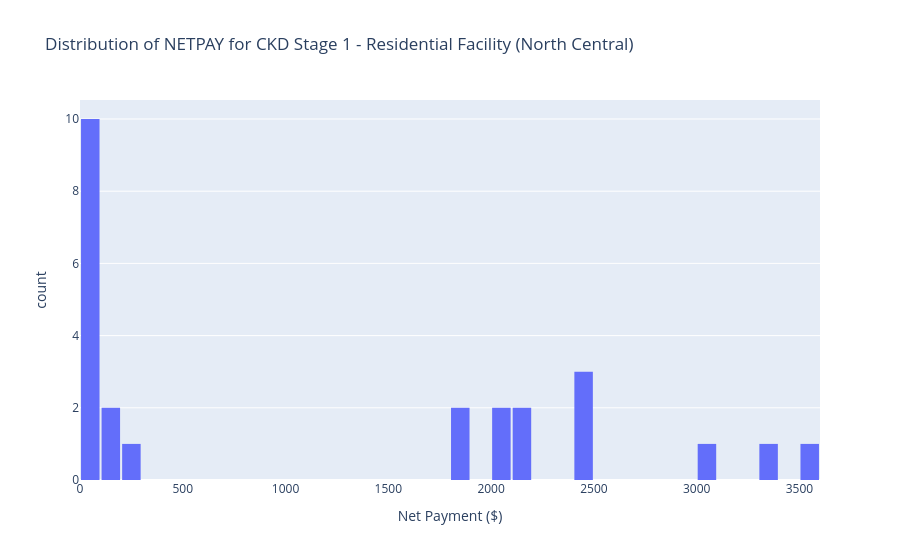

This figure's notebook cell:
### Code cell
df_check_pd = df_check.select("NETPAY").toPandas()
fig = px.histogram(
    df_check_pd,
    x="NETPAY",
    nbins=50,
    title="Distribution of NETPAY for CKD Stage 1 - Residential Facility (North Central)",
    labels={"NETPAY": "Net Payment ($)"}
)

fig.update_layout(bargap=0.1)
fig.show()

### Figure 1 — Plotly figure (JSON) as saved in the notebook; plotly's stock layout.template omitted (floating-point values rounded to 4 significant figures)
{"data": [{"bingroup": "x", "hovertemplate": "Net Payment ($)=%{x}<br>count=%{y}<extra></extra>", "legendgroup": "", "marker": {"color": "#636efa", "pattern": {"shape": ""}}, "name": "", "nbinsx": 50, "orientation": "v", "showlegend": false, "type": "histogram", "x": [110.0, 104.5, 2150.0, 2050.0, 2488.0, 2488.0, 2050.0, 2150.0, 1828.0, 2450.0, 3050.0, 232.1, 1832.0, 3300.0, 3500.0, 62.18, 62.18, 0.0, 0.0, 63.73, 57.59, 0.0, 0.0, 0.0, 0.0], "xaxis": "x", "yaxis": "y"}], "layout": {"bargap": 0.1, "barmode": "relative", "legend": {"tracegroupgap": 0}, "title": {"text": "Distribution of NETPAY for CKD Stage 1 - Residential Facility (North Central)"}, "xaxis": {"anchor": "y", "domain": [0, 1], "title": {"text": "Net Payment ($)"}}, "yaxis": {"anchor": "x", "domain": [0, 1], "title": {"text": "count"}}}}
